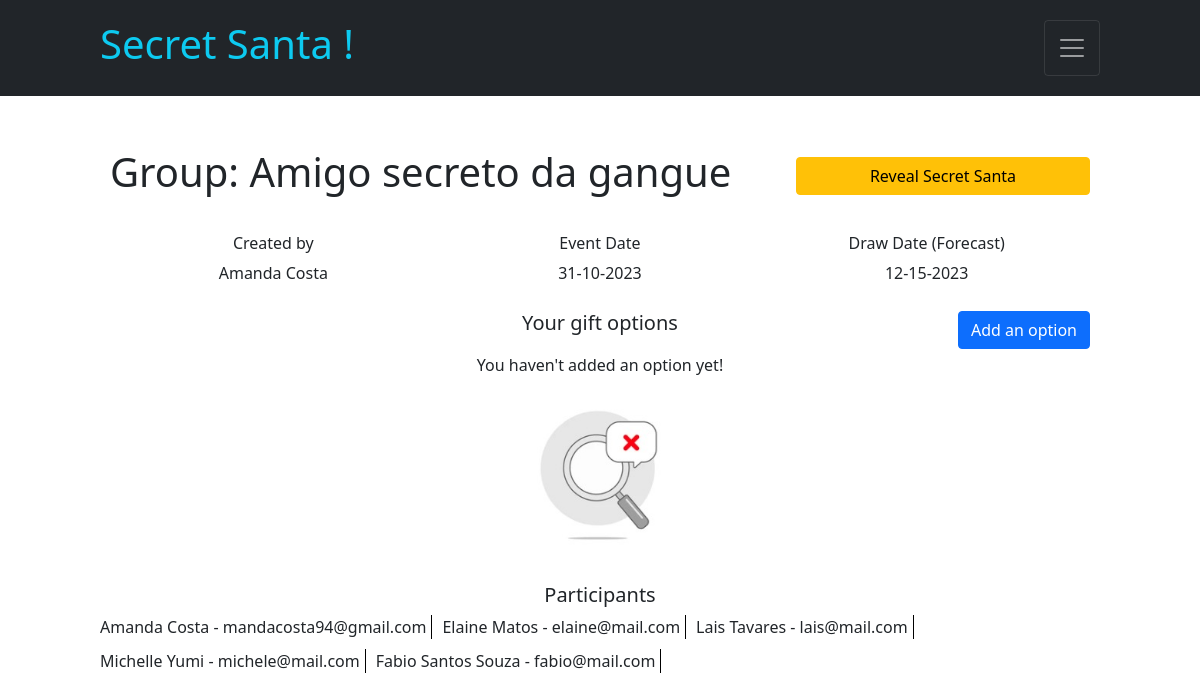
The app's page /group/1 (signed in) with its own data.
### tables this page shows
CREATE TABLE groups (
        id INTEGER PRIMARY KEY AUTOINCREMENT,
        owner_id INTEGER,
        name TEXT,
        description TEXT,
        creation_date TEXT,
        event_date TEXT,
        draw_date TEXT, image_url text,
        FOREIGN KEY (owner_id) REFERENCES users(id)
    );

CREATE TABLE users (
        id INTEGER PRIMARY KEY AUTOINCREMENT,
        name TEXT,
        email TEXT UNIQUE,
        gender TEXT,
        birth TEXT,
        password_hash TEXT
    );

### app.py (the view)
@app.route('/group/<group_id>', methods=['GET', 'POST'])
@login_required
def group(group_id):
    db = get_db()
    cursor = db.cursor()
    id = session["user_id"]
    cursor.execute("SELECT * FROM users WHERE id = ?", (id,))
    user = cursor.fetchone()
    release_santa = False
    cursor.execute("SELECT * FROM groups_users WHERE user_id = ? AND group_id = ? ", (id, group_id))
    member = cursor.fetchone()
    if not member:
        return redirect("/home")
    if request.method == 'GET':
        try:
            santa_gift_options = None
            cursor.execute("SELECT b.* FROM groups_users a JOIN users b ON a.user_id = b.id WHERE a.group_id = ? AND a.user_id <> ?", (group_id, id))
            participants = cursor.fetchall()
            if len(participants) >= 2:
                release_santa = True
            cursor.execute("SELECT id FROM groups_users WHERE group_id = ? AND user_id = ?", (group_id, id,))
            group_user_id = cursor.fetchone()
            group_user_id = group_user_id['id']
            cursor.execute("SELECT c.* FROM groups_users a JOIN group_user_option b ON a.id = b.group_user_id JOIN gift_option c ON c.id = b.gift_option_id WHERE a.id = ?", (group_user_id, ))
            gift_options = cursor.fetchall()
            cursor.execute("SELECT a.*, b.name as creator, b.email FROM groups a LEFT JOIN users b ON a.owner_id = b.id WHERE a.id = ?", (group_id, ))
            group = cursor.fetchone()
            cursor.execute("SELECT a.taken_id, a.date, b.name, b.email, b.gender, b.birth FROM draw a JOIN users b ON a.taken_id = b.id WHERE a.took_id = ? AND a.group_id = ?", (id, group_id,))
            draw = cursor.fetchone()
            if draw:
                if draw['taken_id']:
                    cursor.execute("SELECT id FROM groups_users WHERE group_id = ? AND user_id = ?", (group_id, draw['taken_id'],))
                    group_taken_id = cursor.fetchone()
                    group_taken_id = group_taken_id['id']
                    cursor.execute("SELECT c.* FROM groups_users a JOIN group_user_option b ON a.id = b.group_user_id JOIN gift_option c ON c.id = b.gift_option_id WHERE a.id = ?", (group_taken_id, ))
                    santa_gift_options = cursor.fetchall()
            owner = group['owner_id'] == id
            return render_template("group.html", nav=True, user=user, owner=owner, participants=participants, gift_options=gift_options, draw=draw, group=group, santa_gift_options=santa_gift_options, release_santa=release_santa)
        except Exception as e:
            text = f"An error occurred: {str(e)}"
            return render_template("home.html", nav=True, erro=True, text=text, user=user)

### app.py (called while the page is built)
@app.after_request
def after_request(response):
    response.headers["Cache-Control"] = "no-cache, no-store, must-revalidate"
    response.headers["Expires"] = 0
    response.headers["Pragma"] = "no-cache"
    return response

def get_db():
    db = getattr(g, '_database', None)
    if db is None:
        db = g._database = sqlite3.connect('database.db')
    db.row_factory = sqlite3.Row
    return db

@app.teardown_appcontext
def close_connection(exception):
    print("Closing...")
    db = getattr(g, '_database', None)
    if db is not None:
        db.close()

### helpers.py (called while the page is built)
def login_required(f):
    @wraps(f)
    def decorated_function(*args, **kwargs):
        if session.get("user_id") is None:
            print("USER ID", session.get("user_id"))
            return redirect("/")
        return f(*args, **kwargs)
    return decorated_function

### templates/group.html (shortened to what this page needs)
{% extends "layout.html" %}
{% block main %}
    <div class="container_group">
        <div class="container_header_group">
            <div class="header_group">
                <h1>Group: {{group['name']}}</h1>
                {% if draw['date'] %}
                <button type="button" class="btn btn-warning one action" data-bs-toggle="modal" data-bs-target="#secret_santa_modal" onclick="animateSantaName()">Reveal Secret Santa</button>
                {% else %}
                    <div class="btn btn-secondary one action">Wait for the draw!</div>
                {% endif %}
            </div>
            <div class="group_info">
                <div class="info_group">
                    <h6>Created by</h6>
                    <p>{{group['creator']}}</p>
                </div>
                <div class="info_group">
                    <h6>Event Date</h6>
                    <p>{{group['event_date']}}</p>
                </div>
                <div class="info_group">
                    <h6>Draw Date (Forecast)</h6>
                    <p>{{group['draw_date']}}</p>
                </div>
            </div>
        </div>
        <div>
            <div class="container_gifts">
                <h5>Your gift options</h5>
                {% if gift_options[0] %}
                    <ul class="gift_options_list">
                        {% for gift in gift_options %}
                            <li id="option-{{gift['id']}}" class="option_card card">
                                <h6 class="title_gift">{{gift['gift']}}</h6>
                                <p class="description_gift">{{gift['description']}}</p>
                                <form action="/new_gift/{{gift['id']}}" method="post" class="trash-icon">
                                    <input hidden type="text" name="group_id" value="{{group['id']}}">
                                    <button type="submit" class="trash-btn btn btn-secondary"><i class="bi bi-trash3-fill"></i></button>
                                </form>
                            </li>
                        {% endfor %}
                    </ul>
                {% else %}
                    <p>You haven't added an option yet!</p>
                    <img src="../static/images/lupa.jpeg" alt="" class="no_gifts">
                {% endif %}
                <button type="button" class="btn btn-primary add_gift" data-bs-toggle="modal" data-bs-target="#new_gift_modal">Add an option</button>
            </div>
            <div style="padding: 20px 0;">
                <h5>Participants</h5>
                {% if participants[0] %}
                <ul class="participants_list">
                    {% for part in participants %}
                        <li>
                            <span>{{part['name']}} - {{part['email']}}</span>
                        </li>
                    {% endfor %}
                </ul>
                {% else %}
                    <p>No one yet !</p>
                    <img src="../static/images/no_people.jpeg" alt="" class="no_people">
                {% endif %}
            </div>
        </div>
    </div>
{% endblock %}

### static/css/style.css (style rules this page uses)
ul { list-style: none; margin: 0; padding: 0; }
.container_home, .container_group, .container_profile { width: 100%; margin: 100px auto 0px auto; max-width: 1000px; }
.btn.one { width: 100%; }
.participants_list { display: flex; flex-direction: column; gap: 10px; }
.participants_list > li { width: 100%; display: flex; align-items: center; justify-content: space-between; flex-wrap: nowrap; gap: 10px; }
.container_header_group, .container_gifts { width: 100%; padding: 0 10px 10px 10px; display: flex; flex-direction: column; gap: 10px; }
.info_group { width: 100%; display: flex; justify-content: space-between; }
.participants_list { text-align: initial; }
.no_gifts, .no_people { width: 100%; max-width: 150px; height: 150px; margin: 0 auto; }
@media (min-width: 768px) { .participants_list { flex-direction: row; flex-wrap: wrap; justify-content: flex-start; gap: 10px; } }
@media (min-width: 768px) { .participants_list > li { width: fit-content; padding: 0 5px 0 0; border-right: 1px solid black; } }
@media (min-width: 768px) { .header_group { display: flex; align-items: center; justify-content: space-between; } }
@media (min-width: 768px) { .header_group > .action { width: 30% !important; } }
@media (min-width: 768px) { .group_info { margin-top: 20px; display: flex; justify-content: space-around; } }
@media (min-width: 768px) { .info_group { width: 29%; display: flex; justify-content: space-between; flex-direction: column; } }
@media (min-width: 768px) { .container_gifts { position: relative; } }
@media (min-width: 768px) { .add_gift { position: absolute; top: 0; right: 10px; } }

### records on screen
groups: name "Amigo secreto da gangue", event_date "31-10-2023", draw_date "12-15-2023"
users: creator "Amanda Costa", name "Amanda Costa", email "mandacosta94@gmail.com"
users: name "Elaine Matos", email "elaine@mail.com"
users: name "Lais Tavares", email "lais@mail.com"
users: name "Michelle Yumi", email "michele@mail.com"
users: name "Fabio Santos Souza", email "fabio@mail.com"
